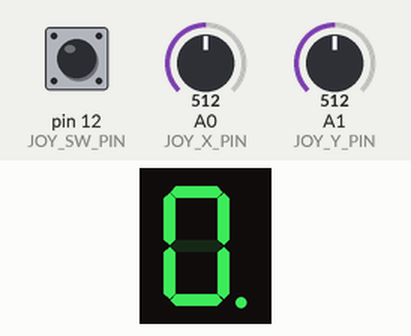
Recording of a sketch running on a simulated Arduino Uno, built with avr-gcc and run on an emulated ATmega328P. Shown: 1-digit seven-segment display. Wiring (inferred from the names in the program): 1-digit 7-segment display, segments lit when LOW: segments pin 5, pin 6, pin 7, pin 8, pin 9, pin 10, pin 11, pin 4. Inputs (shaded band) come from the test bench; at power-on: A0 (JOY_X_PIN) = 512, pin 12 (JOY_SW_PIN) HIGH, A1 (JOY_Y_PIN) = 512. The segment pins are drawn as the display they are named for.

Above: at 0.87 s.
1.3 s: A0 (JOY_X_PIN) set to 306
At 1.4 s:
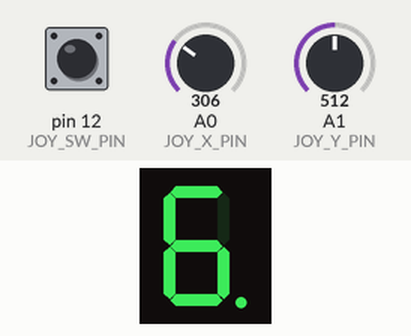
At 2.8 s:
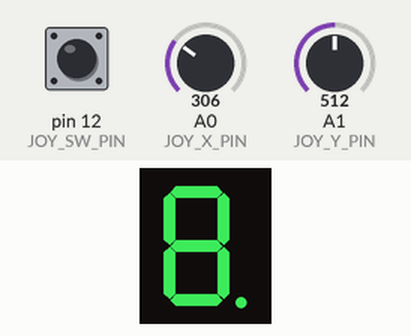
Timing chart, 0 to 4.3 s (numbered marks = the images above; inputs shaded):
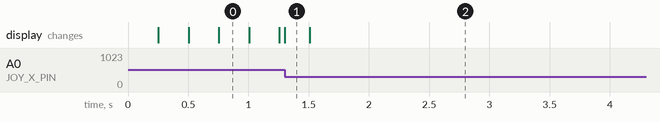

The sketch:

hw3.ino
```cpp
const int pinA = 4;
const int pinB = 5;
const int pinC = 6;
const int pinD = 7;
const int pinE = 8;
const int pinF = 9;
const int pinG = 10;
const int pinDP = 11;

const int JOY_X_PIN = A0;
const int JOY_Y_PIN = A1;
const int JOY_SW_PIN = 12;
const int JOY_LEFT_TRESHOLD = 400;
const int JOY_RIGHT_TRESHOLD = 600;
const int JOY_TOP_TRESHOLD = 400;
const int JOY_BOTTOM_TRESHOLD = 600;

const int SEGMENT_LEGTH = 8;
bool commonAnode = false;

byte segmentOn = HIGH;
int segments[SEGMENT_LEGTH] = {
  pinA, pinB, pinC, pinD, pinE, pinF, pinG, pinDP
};

const int BLINK_INTERVAL = 250;
const int DIRECTIONS_COUNT = 4;

const int DEBOUNCE_TIME_MS = 400;

const int LONG_PRESS_DURATION_MS = 3000;

enum FlowStates {
  State1 = 1,
  State2 = 2,
};

enum Directions {
  LEFT = 0,
  RIGHT = 1,
  UP = 2,
  DOWN = 3,
};

unsigned long blinkTimestamp = millis();
bool isLEDActive = false;

int crtSelectedSegment = pinDP;
int previousSelectedSegment = crtSelectedSegment;
unsigned long lastDebouncedTimestamp = millis();

int DIRECTION_MATRIX[SEGMENT_LEGTH][DIRECTIONS_COUNT];
bool activeSegments[SEGMENT_LEGTH];

bool isJoystickNeutral = true;
bool prevJoystickNeutralValue = true;

int currentJoystickSwitchState = LOW;

FlowStates crtFlowState = State1;

unsigned long longPressTimestamp = millis();

int lastJoySwState = 0;

void setup() {
  for (int i = 0; i < SEGMENT_LEGTH; i++) {
    pinMode(segments[i], OUTPUT);
  }

  if (commonAnode == true) {
    segmentOn = !segmentOn;
  }

  pinMode(JOY_SW_PIN, INPUT_PULLUP);

  Serial.begin(9600);

  initializeDirectionMatrix();
}

void loop() {
  if (crtFlowState == State1) {
    showActiveSegments();
    blinkCrtSelectedSegment();

    int joySwitchValue = !digitalRead(JOY_SW_PIN);
    if (joySwitchValue && lastJoySwState != joySwitchValue) {
      crtFlowState = State2;
      isJoystickNeutral = true;

      lastJoySwState = joySwitchValue;

      longPressTimestamp = millis();
      return;
    }

    if (!joySwitchValue) {
      lastJoySwState = 0;
    }

    // Adding debounce so that certain segments are not 'skipped'.
    unsigned long passedDebouncedTime = millis() - lastDebouncedTimestamp;
    if (passedDebouncedTime <= DEBOUNCE_TIME_MS) {
      return;
    }

    int nextDirection = getDirectionFromJoystick();
    if (nextDirection == -1) {
      return;
    }

    int segmentToBeSelected = getNextSegment(nextDirection);
    bool isValidMove = !!segmentToBeSelected;
    if (!isValidMove) {
      return;
    }

    digitalWrite(crtSelectedSegment, 0);
    crtSelectedSegment = segmentToBeSelected;
    lastDebouncedTimestamp = millis();
  } else if (crtFlowState == State2) {

    int joySwitchValue = !digitalRead(JOY_SW_PIN);
    if (joySwitchValue && lastJoySwState != joySwitchValue) {
      crtFlowState = State1;
      prevJoystickNeutralValue = isJoystickNeutral = true;
      lastJoySwState = joySwitchValue;

      return;
    }

    if (!joySwitchValue) {
      lastJoySwState = 0;
    } else {

      unsigned long joyBtnPressDuration = millis() - longPressTimestamp;
      if (joyBtnPressDuration > LONG_PRESS_DURATION_MS) {
        resetActiveSegments();
        crtSelectedSegment = pinDP;

        crtFlowState = State1;
        prevJoystickNeutralValue = isJoystickNeutral = true;
        return;
      }
    }

    int mappedPin = getMappedSegmentPin(crtSelectedSegment);
    int isSegmentActive = activeSegments[mappedPin];
    digitalWrite(crtSelectedSegment, isSegmentActive);

    int shouldToggleValue = getToggledValueFromJoystick();
    if (!shouldToggleValue) {
      return;
    }

    activeSegments[mappedPin] = !activeSegments[mappedPin];
  }
}

void blinkCrtSelectedSegment () {
  unsigned long timePassed = millis() - blinkTimestamp;
  if (timePassed > BLINK_INTERVAL) {
    isLEDActive = !isLEDActive;
    blinkTimestamp = millis();
  }

  digitalWrite(crtSelectedSegment, isLEDActive);
}

void initializeDirectionMatrix () {
  // Trying to replicate the directions table from the HW document.

  int pinAMapped = getMappedSegmentPin(pinA);
  DIRECTION_MATRIX[pinAMapped][DOWN] = pinG;
  DIRECTION_MATRIX[pinAMapped][LEFT] = pinF;
  DIRECTION_MATRIX[pinAMapped][RIGHT] = pinB;

  int pinBMapped = getMappedSegmentPin(pinB);
  DIRECTION_MATRIX[pinBMapped][UP] = pinA;
  DIRECTION_MATRIX[pinBMapped][DOWN] = pinG;
  DIRECTION_MATRIX[pinBMapped][LEFT] = pinF;

  int pinCMapped = getMappedSegmentPin(pinC);
  DIRECTION_MATRIX[pinCMapped][UP] = pinG;
  DIRECTION_MATRIX[pinCMapped][DOWN] = pinD;
  DIRECTION_MATRIX[pinCMapped][LEFT] = pinE;
  DIRECTION_MATRIX[pinCMapped][RIGHT] = pinDP;

  int pinDMapped = getMappedSegmentPin(pinD);
  DIRECTION_MATRIX[pinDMapped][UP] = pinG;
  DIRECTION_MATRIX[pinDMapped][LEFT] = pinE;
  DIRECTION_MATRIX[pinDMapped][RIGHT] = pinC;

  int pinEMapped = getMappedSegmentPin(pinE);
  DIRECTION_MATRIX[pinEMapped][UP] = pinG;
  DIRECTION_MATRIX[pinEMapped][DOWN] = pinD;
  DIRECTION_MATRIX[pinEMapped][RIGHT] = pinC;

  int pinFMapped = getMappedSegmentPin(pinF);
  DIRECTION_MATRIX[pinFMapped][UP] = pinA;
  DIRECTION_MATRIX[pinFMapped][DOWN] = pinG;
  DIRECTION_MATRIX[pinFMapped][RIGHT] = pinB;

  int pinGMapped = getMappedSegmentPin(pinG);
  DIRECTION_MATRIX[pinGMapped][UP] = pinA;
  DIRECTION_MATRIX[pinGMapped][DOWN] = pinD;

  int pinDPMapped = getMappedSegmentPin(pinDP);
  DIRECTION_MATRIX[pinDPMapped][LEFT] = pinC;
}

int getMappedSegmentPin (int segmentPin) {
  return map(segmentPin, pinA, pinDP, 0, SEGMENT_LEGTH - 1);
}

int getNextSegment (int nextDirection) {
  return DIRECTION_MATRIX[getMappedSegmentPin(crtSelectedSegment)][nextDirection];
}

int getDirectionFromJoystick () {
  int joyYValue = analogRead(JOY_Y_PIN);
  int joyXValue = analogRead(JOY_X_PIN);

  if (joyXValue < JOY_LEFT_TRESHOLD && isJoystickNeutral) {
    isJoystickNeutral = false;
    return LEFT;
  }

  if (joyXValue > JOY_RIGHT_TRESHOLD && isJoystickNeutral) {
    isJoystickNeutral = false;
    return RIGHT;
  }

  if (joyYValue < JOY_TOP_TRESHOLD && isJoystickNeutral) {
    isJoystickNeutral = false;
    return UP;
  }

  if (joyYValue > JOY_BOTTOM_TRESHOLD && isJoystickNeutral) {
    isJoystickNeutral = false;
    return DOWN;
  }

  bool isNeutralHorizontally = JOY_LEFT_TRESHOLD <= joyXValue && joyXValue <= JOY_RIGHT_TRESHOLD;
  bool isNeutralVeritcally = JOY_TOP_TRESHOLD <= joyYValue && joyYValue <= JOY_BOTTOM_TRESHOLD;
  if (isNeutralHorizontally && isNeutralVeritcally) {
    isJoystickNeutral = true;
    return -1;
  }
}

int getToggledValueFromJoystick () {
  int joyYValue = analogRead(JOY_Y_PIN);

  if (joyYValue < JOY_TOP_TRESHOLD && isJoystickNeutral) {
    isJoystickNeutral = false;
    prevJoystickNeutralValue = false;

    return 0;
  }

  if (joyYValue > JOY_BOTTOM_TRESHOLD && isJoystickNeutral) {
    isJoystickNeutral = false;
    prevJoystickNeutralValue = false;
    return 0;
  }

  bool isNeutralVeritcally = JOY_TOP_TRESHOLD <= joyYValue && joyYValue <= JOY_BOTTOM_TRESHOLD;
  if (isNeutralVeritcally && prevJoystickNeutralValue == false && !isJoystickNeutral) {
    isJoystickNeutral = true;
    prevJoystickNeutralValue = true;

    return 1;
  }

  return 0;
}

void showActiveSegments () {
  for (int i = 0; i < SEGMENT_LEGTH; i++) {
    int segment = segments[i];
    if (segment == crtSelectedSegment) {
      continue;
    }


    int mappedSegment = getMappedSegmentPin(segment);
    if (!activeSegments[mappedSegment]) {
      continue;
    }

    digitalWrite(segment, 1);
  }
}

void resetActiveSegments () {
  for (int i = 0; i < SEGMENT_LEGTH; i++) {
    int segment = segments[i];
    int mappedSegment = getMappedSegmentPin(segment);

    digitalWrite(segment, activeSegments[mappedSegment] = 0);
  }
}
```

Measured:
- after the input at 1.3 s, the display: changes at once (image 1)
